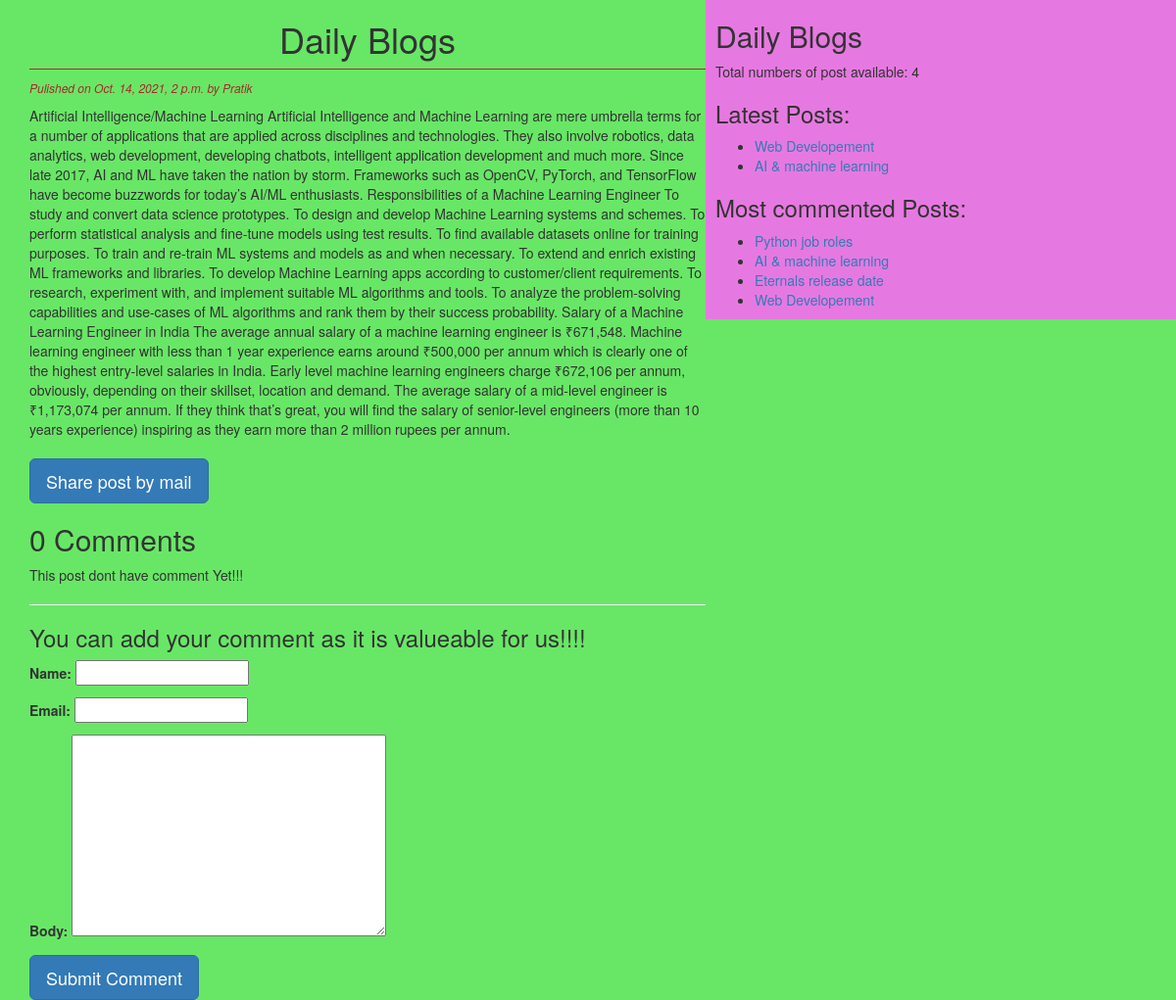
/2021/10/14/ai-machine-learning, run on the app's committed database.
### blog/models.py (models this page shows, shortened)
class Post(models.Model):
  STATUS_CHOICES = (('draft', 'Draft'),('published', 'Published'))
  title = models.CharField(max_length=256)
  slug = models.SlugField(max_length=264, unique_for_date='publish')
  author = models.ForeignKey(User, on_delete=models.CASCADE, related_name='blog_posts')
  body = models.TextField()
  publish = models.DateTimeField(default=timezone.now)
  created = models.DateTimeField(auto_now_add=True)
  updated = models.DateTimeField(auto_now=True)
  status = models.CharField(max_length=10, choices=STATUS_CHOICES, default='draft')
  objects = CustomModelManager()
  tags = TaggableManager()
  class Meta:
    ordering = ('-publish',)
  def get_absolute_url(self):
    return reverse('post_detail', args=[self.publish.year, self.publish.strftime('%m'), self.publish.strftime('%d'), self.slug])

### blog/views.py (the view)
# urls.py: path('<year>/<month>/<day>/<post>', views.post_detail_view, name="post_detail"),
def post_detail_view(request, year, month, day, post):
  post = get_object_or_404(Post, slug=post,
                                  status='published',
                                  publish__year=year,
                                  publish__month=month,
                                  publish__day=day)
  comments = post.comments.filter(active=True)
  csubmit = False
  if request.method == 'POST':
    form = CommentForm(request.POST)
    if form.is_valid():
      new_comment = form.save(commit=False)
      new_comment.post = post
      new_comment.save()
      csubmit = True
  else:
    form = CommentForm()
  return render(request, 'blog/post_detail.html', {'post':post, 'form':form, 'csubmit':csubmit, 'comments':comments})

### blog/forms.py
class CommentForm(forms.ModelForm):
  class Meta:
    model = Comment
    fields = ('name', 'email', 'body')

### blog/models.py (called while the page is built)
  def get_queryset(self):
    return super().get_queryset().filter(status='published')

### blog/templatetags/blog_tags.py (called while the page is built)
@register.simple_tag(name='my_tag')
def total_posts():
  return Post.objects.count()

@register.inclusion_tag('blog/latest_posts.html')
def show_latest_posts(count=2):
  latest_posts =  Post.objects.order_by('-publish')[:count]
  return {'latest_posts':latest_posts}

@register.simple_tag()
def get_most_commented_posts(count=10):
  return Post.objects.annotate(total_comments=Count('comments')).order_by('total_comments')[:count]

### templates/blog/post_detail.html (shortened to what this page needs)
{% extends 'blog/base.html' %}
  {% block content %}
    <h1>Daily Blogs</h1>
    <p id="date">Pulished on {{post.publish}} by {{post.author|title}}</p>
    {{post.body}}
    <br>
    <br>
    <a href="/{{post.id}}/share" class="btn btn-lg btn-primary">Share post by mail</a>
    {% with comments.count as comments_count %}
      <h2>{{comments.count}} Comment{{comments_count|pluralize}}</h2>
    {% endwith %}
    {% if comments %}
      {% for comment in comments %}
        <p id="ch">Comment by {{comment.name}} on {{comment.created}}</p>
        <div class="cb">{{comment.body|linebreaks}}</div>
      {% endfor %}
      {% else %}
      <p>This post dont have comment Yet!!!</p>
    {% endif %}
    <hr>
    {% if csubmit %}
        <h3>Your comment has been added Successfully</h3>
      {% else %}
        <h3>You can add your comment as it is valueable for us!!!!</h3>
        <form method="post">
          {{form.as_p}}
          <input type="submit" class="btn btn-lg btn-primary" value="Submit Comment">
        </form>
    {% endif %}
  {% endblock content %}

### templates/blog/base.html (shortened to what this page needs)
<!DOCTYPE html>
{% load blog_tags %}
{% load static %}
<html lang="en">
<head>
  <link rel="stylesheet" href="https://maxcdn.bootstrapcdn.com/bootstrap/3.3.7/css/bootstrap.min.css"
>
    <link rel="stylesheet" href="{% static 'css/blog.css' %}">
</head>
<body>
  <div class="content">
    {% block content %}
    {% endblock content %}
  </div>
  <div class="sidebar">
    <h2>Daily Blogs</h2>
    <p>Total numbers of post available: <span id="pcount">{% my_tag %}</span></p>
    <h3>Latest Posts:</h3>{% show_latest_posts %}
    <h3>Most commented Posts:</h3>
    {%get_most_commented_posts as most_commented_posts%}
    <ul>
      {% for post in most_commented_posts %}
        <li><a href="{{post.get_absolute_url}}">{{post.title}}</a></li>
      {% endfor %}
    </ul>
  </div>
</body>
</html>

### templates/blog/latest_posts.html
<ul>
  {% for post in latest_posts %}
    <li><a href="{{post.get_absolute_url}}">{{post.title}}</a></li>
  {% endfor %}
</ul>

### static/css/blog.css (style rules this page uses)
.content { width: 60%; float: left; padding: 0 0 0 30px; background: rgb(104, 231, 102); height: 100%; }
.sidebar { width: 40%; float: right; padding-left: 10px; background: rgb(230, 121, 225); height: 100%; }
h1 { text-align: center; border-bottom: 1px solid brown; padding-bottom: 10px; }
body { background: rgb(104, 231, 102); }
#date { color: brown; font-size: 12px; font-style: italic; }

### data on the page
Post: publish "Oct. 14, 2021, 2 p.m.", author "Pratik", body "Artificial Intelligence/Machine Learning Artificial Intelligence and Machine Learning are mere umbrella terms for a number of applications that are applied across disciplines and technologies. They also involve robotics, data analytics, web development, developing chatbots, intelligent application development and much more. Since late 2017, AI and ML have taken the nation by storm. Frameworks such as OpenCV, PyTorch, and TensorFlow have become buzzwords for today’s AI/ML enthusiasts. Responsibilities of a Machine Learning Engineer To study and convert data science prototypes. To design and develop Machine Learning systems and schemes. To perform statistical analysis and fine-tune models…", title "AI & machine learning"
Post: title "Web Developement"
Post: title "Python job roles"
Post: title "Eternals release date"

### other printed values
{{ comments.count }} "0"
